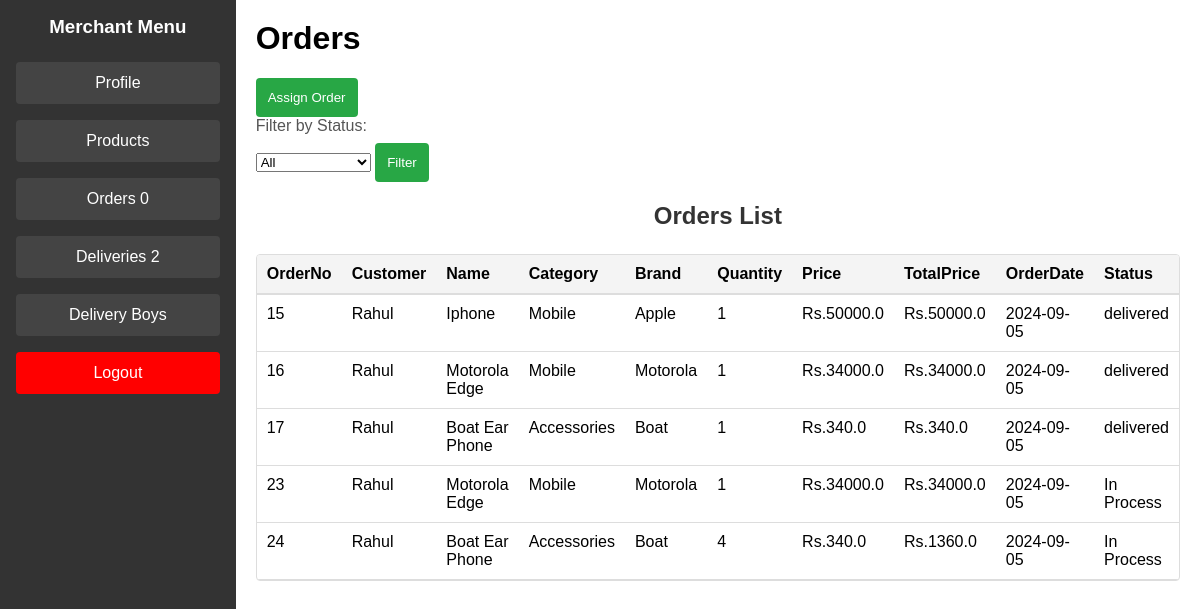
/admin/orders (signed in), run on the app's committed database.
### tables this page shows
CREATE TABLE "orders" (
    "id" INTEGER PRIMARY KEY AUTOINCREMENT,
    "customer_name" TEXT NOT NULL,
    "product_name" TEXT NOT NULL,
    "product_brand" TEXT NOT NULL,
    "product_category" TEXT NOT NULL,
    "quantity" INTEGER NOT NULL,
    "price" REAL NOT NULL,
    "total_price" REAL NOT NULL,
    "date" TEXT NOT NULL,
    "status" TEXT DEFAULT 'Received',
    "phone" TEXT,
    "address" TEXT,
    "owner_name" TEXT,
    "shop_name" TEXT
);

### routes/admin.py (the view)
@admin_bp.route('/orders')
def orders():
    if 'admin_name' in session:
        conn = get_db_connection()
        cursor = conn.cursor()
        cursor.execute('SELECT * FROM orders where owner_name = ?',(session['admin_name'],))
        orders = cursor.fetchall()
        return render_template('admin/admin_orders.html',orders=orders, count=in_process_count(), delivery_orders_count=delivery_orders_count())
    return redirect(url_for('admin.admin'))

### routes/admin.py (called while the page is built)
def get_db_connection():
    conn = sqlite3.connect('ecommerce.db')
    conn.row_factory = sqlite3.Row
    return conn

def in_process_count():
    conn = get_db_connection()
    cursor = conn.cursor()
    cursor.execute('SELECT count(*) FROM orders WHERE status = ? and owner_name = ?', ('Received',session['admin_name']))
    count = cursor.fetchone()[0]
    return count

def delivery_orders_count():
    conn = get_db_connection()
    cursor = conn.cursor()
    cursor.execute('SELECT count(*) FROM delivery_orders WHERE status != "delivered" and delivery_boy in (select delivery_boy from delivery_boys where owner_name=?)',(session['admin_name'],))
    count = cursor.fetchone()[0]
    conn.close()
    return count

### templates/admin/admin_orders.html (shortened to what this page needs)
{% extends "admin/admin_base.html" %}
{% block content %}
<h1>Orders</h1>
<button id="assignOrderBtn">Assign Order</button>
<label for="orderStatus">Filter by Status:</label>
<select id="orderStatus">
    <option value="all">All</option>
</select>
<button id="filterStatusBtn">Filter</button>
<h2>Orders List</h2>
<div class="table-container">
    <table>
        <thead>
            <tr>
                <th>OrderNo</th>
                <th>Customer</th>
                <th>Name</th>
                <th>Category</th>
                <th>Brand</th>
                <th>Quantity</th>
                <th>Price</th>
                <th>TotalPrice</th>
                <th>OrderDate</th>
                <th>Status</th>
            </tr>
        </thead>
        <tbody>
            {% for order in orders %}
            <tr>
                <td>{{ order['id'] }}</td>
                <td>{{ order['customer_name'] }}</td>
                <td>{{ order['product_name'] }}</td>
                <td>{{ order['product_category'] }}</td>
                <td>{{ order['product_brand'] }}</td>
                <td>{{ order['quantity'] }}</td>
                <td>Rs.{{ order['price'] }}</td>
                <td>Rs.{{ order['total_price'] }}</td>
                <td>{{ order['date'] }}</td>
                <td>{{ order['status'] }}</td>
            </tr>
            {% endfor %}
        </tbody>
    </table>
</div>
{% endblock %}

### static/css/styles.css (style rules this page uses)
body { font-family: Arial, sans-serif; background-color: #f4f4f4; display: flex; justify-content: center; align-items: center; height: 100vh; margin: 0; }
.content h1 { margin-top: 0; }
h2 { margin-bottom: 1.5rem; color: #333; text-align: center; }
label { display: block; margin-bottom: 0.5rem; color: #555; }
label { margin-bottom: 0.5rem; color: #555; }
button { padding: 0.75rem; background-color: #28a745; color: #fff; border: none; border-radius: 4px; cursor: pointer; }
.table-container { max-height: 500px; overflow-y: auto; border: 1px solid #ddd; border-radius: 4px; margin-top: 20px; display: block; }
table { width: 100%; border-collapse: collapse; }
thead th { background-color: #f4f4f4; border-bottom: 2px solid #ddd; padding: 10px; text-align: left; position: sticky; top: 0; z-index: 1; }
tbody td { border-bottom: 1px solid #ddd; padding: 10px; vertical-align: top; }

### data on the page
orders: id "15", customer_name "Rahul", product_name "Iphone", product_category "Mobile", product_brand "Apple", quantity "1", price "50000.0", total_price "50000.0", date "2024-09-05", status "delivered"
orders: id "16", customer_name "Rahul", product_name "Motorola Edge", product_category "Mobile", product_brand "Motorola", quantity "1", price "34000.0", total_price "34000.0", date "2024-09-05", status "delivered"
orders: id "17", customer_name "Rahul", product_name "Boat Ear Phone", product_category "Accessories", product_brand "Boat", quantity "1", price "340.0", total_price "340.0", date "2024-09-05", status "delivered"
orders: id "23", customer_name "Rahul", product_name "Motorola Edge", product_category "Mobile", product_brand "Motorola", quantity "1", price "34000.0", total_price "34000.0", date "2024-09-05", status "In Process"
orders: id "24", customer_name "Rahul", product_name "Boat Ear Phone", product_category "Accessories", product_brand "Boat", quantity "4", price "340.0", total_price "1360.0", date "2024-09-05", status "In Process"

### other printed values
{{ count }} "0"
{{ delivery_orders_count }} "2"
